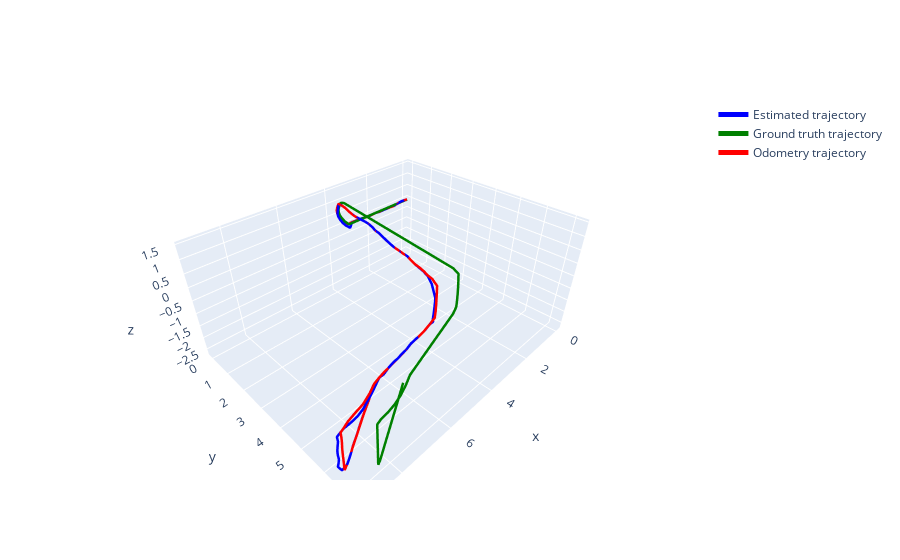

Source (notebook cell):
### Code cell
# plot the estimated_trajectory in blue, the ground truth in green, and the odometry in red with with a widget plot that can be rotated interactively with the mouse

import plotly.graph_objects as go

fig = go.Figure()

fig.add_trace(go.Scatter3d(x=[pose[0] for pose in estimated_trajectory_to_plot], y=[pose[1] for pose in estimated_trajectory_to_plot], z=[pose[2] for pose in estimated_trajectory_to_plot], mode='lines', name='Estimated trajectory', line=dict(color='blue', width=5)))
fig.add_trace(go.Scatter3d(x=[pose[0] for pose in gt_trajectory_to_plot], y=[pose[1] for pose in gt_trajectory_to_plot], z=[pose[2] for pose in gt_trajectory_to_plot], mode='lines', name='Ground truth trajectory', line=dict(color='green', width=5)))
fig.add_trace(go.Scatter3d(x=[pose[0] for pose in odom_trajectory_to_plot], y=[pose[1] for pose in odom_trajectory_to_plot], z=[pose[2] for pose in odom_trajectory_to_plot], mode='lines', name='Odometry trajectory', line=dict(color='red', width=5)))

fig.show()
